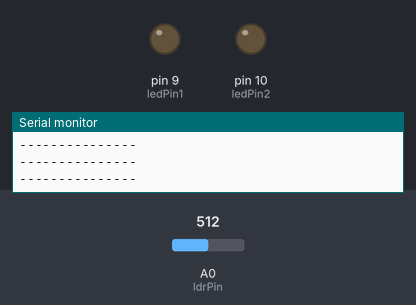
Simulated run of this sketch. Board: Arduino Uno, built with avr-gcc and run on an emulated ATmega328P. Shown: output pins drawn as LEDs (lit = HIGH), the last lines printed to the serial monitor. The inputs (shaded band) are chosen by the test bench; at power-on: A0 (ldrPin) = 512.

Above: at 1.2 s.
1.3 s: A0 (ldrPin) set to 317
2.8 s: A0 (ldrPin) set to 284
At 3.3 s:
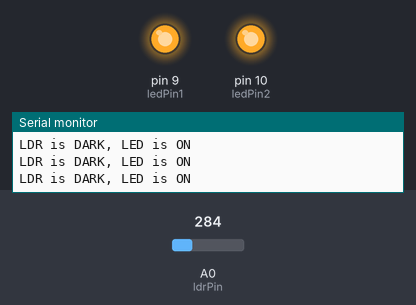
4.3 s: A0 (ldrPin) set to 306
At 5.2 s:
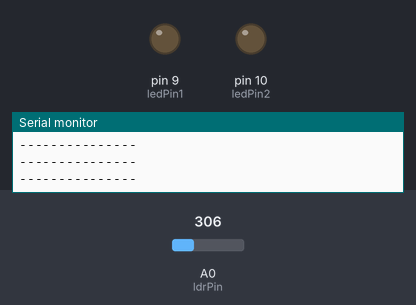
5.8 s: A0 (ldrPin) set to 290
At 6.8 s:
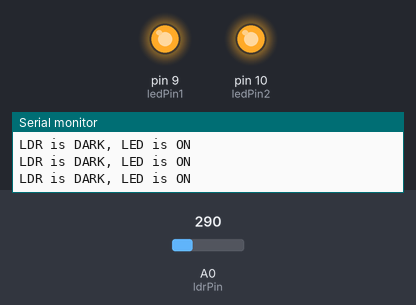
Timing chart, 0 to 8.3 s (numbered marks = the images above; inputs shaded):
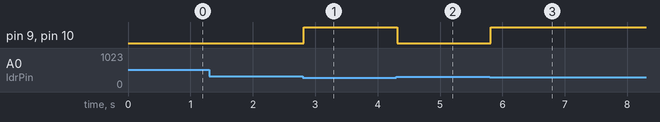

The sketch:

opdracht_7.ino
```cpp
const int ledPin1 = 9;
const int ledPin2 = 10;

const int ldrPin = A0;

void setup() {

Serial.begin(9600);

pinMode(ledPin1, OUTPUT);
pinMode(ledPin2, OUTPUT);


pinMode(ldrPin, INPUT);

}

void loop() {

int ldrStatus = analogRead(ldrPin);

if (ldrStatus <=300) {

digitalWrite(ledPin1, HIGH);
digitalWrite(ledPin2, HIGH);


Serial.println("LDR is DARK, LED is ON");

}

else {

digitalWrite(ledPin1, LOW);
digitalWrite(ledPin2, LOW);


Serial.println("---------------");

}

}
```

Measured:
- the behaviour switches between 301 and 300 on A0 (ldrPin) (found by bisection; images 0 and 1)
- after the input at 2.8 s, pin 9 (ledPin1), pin 10 (ledPin2): LOW → HIGH at once
- after the input at 4.3 s, pin 9 (ledPin1), pin 10 (ledPin2): HIGH → LOW at once
- after the input at 5.8 s, pin 9 (ledPin1), pin 10 (ledPin2): LOW → HIGH at once
